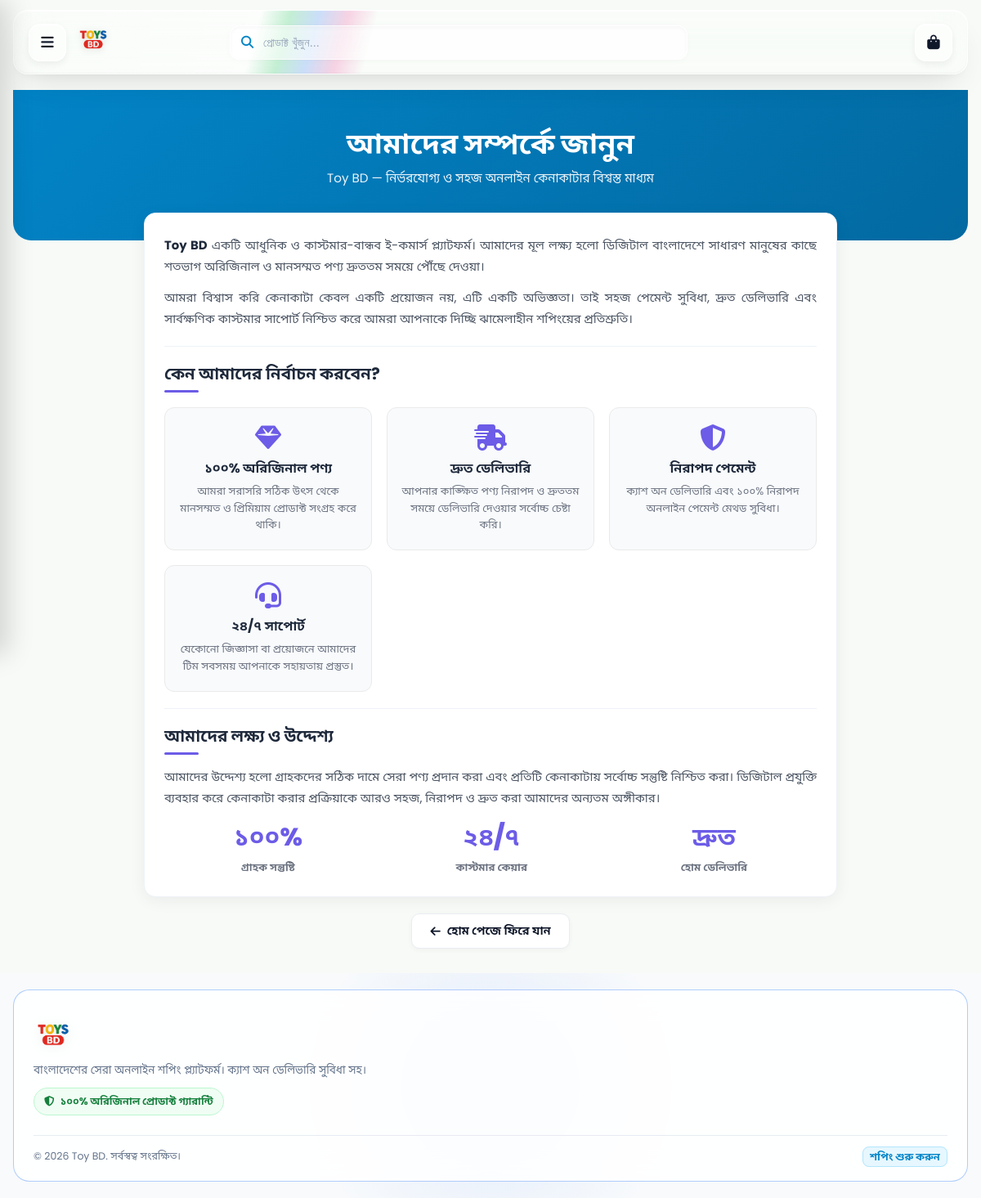
Page /about.php on the committed database.
### tables this page shows
CREATE TABLE `pages` (
  `id` int(11) NOT NULL AUTO_INCREMENT,
  `slug` varchar(60) NOT NULL,
  `title` varchar(200) NOT NULL,
  `content` longtext DEFAULT NULL,
  `meta_description` varchar(255) DEFAULT NULL,
  `active` tinyint(1) NOT NULL DEFAULT 1,
  `updated_at` timestamp NOT NULL DEFAULT current_timestamp() ON UPDATE current_timestamp(),
  PRIMARY KEY (`id`),
  UNIQUE KEY `uniq_slug` (`slug`)
);

### about.php (called while the page is built, shortened)
<?php
require_once __DIR__.'/includes/config.php';
require_once __DIR__.'/includes/render_page.php';
render_static_page(
  'about',
  'আমাদের সম্পর্কে জানুন',
  '<p class="pg-text">কনটেন্ট এখনো যোগ করা হয়নি।</p>'
);

### includes/config.php (called while the page is built, shortened)
<?php
function get_pdo(){
  static $pdo=null;
  if($pdo===null){
    $dsn='mysql:host='.DB_HOST.';port='.DB_PORT.';dbname='.DB_NAME.';charset=utf8mb4';
    $pdo=new PDO($dsn, DB_USER, DB_PASS, [
      PDO::ATTR_ERRMODE=>PDO::ERRMODE_EXCEPTION,
      PDO::ATTR_DEFAULT_FETCH_MODE=>PDO::FETCH_ASSOC,
    ]);
    $pdo->exec("SET time_zone = '+06:00'");
  }
  return $pdo;
}
function h($s){ return htmlspecialchars(is_scalar($s) ? (string)$s : '', ENT_QUOTES, 'UTF-8'); }
function setting($key, $default=''){
  static $pdo = null; if ($pdo === null) $pdo = get_pdo();
  $stm = $pdo->prepare("SELECT value FROM settings WHERE `key`=? LIMIT 1");
  $stm->execute([$key]);
  $row = $stm->fetch();
  return $row ? $row['value'] : $default;
}
?>

### includes/render_page.php (the view)
<?php
require_once __DIR__.'/config.php';
function render_static_page(string $slug, string $fallbackTitle, string $fallbackBody, array $opts = []): void {
  $pdo = get_pdo();
  $storeName = setting('store_name', APP_NAME) ?: APP_NAME;
  $placeholders = [
    '{STORE}'        => $storeName,
    '{{store_name}}' => $storeName,
    '{STORE_NAME}'   => $storeName,
    '{PHONE}'        => (string)setting('store_phone', ''),
    '{{store_phone}}'=> (string)setting('store_phone', ''),
    '{EMAIL}'        => (string)setting('store_email', ''),
    '{{store_email}}'=> (string)setting('store_email', ''),
    '{ADDRESS}'      => (string)setting('store_address', ''),
    '{{store_address}}' => (string)setting('store_address', ''),
    '{YEAR}'         => date('Y'),
  ];
  $page = null;
  try {
    $stm = $pdo->prepare("SELECT * FROM pages WHERE slug=? AND active=1 LIMIT 1");
    $stm->execute([$slug]);
    $page = $stm->fetch();
  } catch (Throwable $e) {}
  $title   = trim((string)($page['title'] ?? '')) ?: $fallbackTitle;
  $content = trim((string)($page['content'] ?? '')) !== '' ? (string)$page['content'] : $fallbackBody;
  $title   = strtr($title, $placeholders);
  $content = strtr($content, $placeholders);
  $heroSub  = $opts['hero_sub'] ?? '';
  if ($heroSub === '') $heroSub = trim((string)($page['meta_description'] ?? ''));
  $heroSub  = strtr($heroSub, $placeholders);
  $narrow   = $opts['narrow']       ?? true;
  $showBack = $opts['show_back']    ?? true;
  include __DIR__.'/partials_header.php';
  ?>
  <section class="pg-hero">
    <h1><?php echo h($title); ?></h1>
    <?php if ($heroSub !== ''): ?><p><?php echo h($heroSub); ?></p><?php endif; ?>
  </section>
  <div class="pg-wrap<?php echo $narrow ? ' pg-narrow' : ''; ?>">
    <div class="pg-card">
      <?php
      $safe = strip_tags($content, '<p><br><b><strong><i><em><u><h2><h3><h4><ul><ol><li><a><img><table><thead><tbody><tr><th><td><th><blockquote><span><div><hr>');
      $safe = preg_replace('/\son\w+\s*=\s*("[^"]*"|\'[^\']*\'|[^\s>]+)/i', '', $safe);
      $safe = preg_replace('/\s(href|src)\s*=\s*(["\'])\s*javascript:[^"\']*\2/i', ' $1="#"', $safe);
      echo $safe;
      ?>
    </div>
    <?php if ($showBack): ?>
      <div class="pg-back">
        <a class="btn-pill ghost" href="<?php echo BASE_URL; ?>/index.php">
          <i class="fa-solid fa-arrow-left"></i> হোম পেজে ফিরে যান
        </a>
      </div>
    <?php endif; ?>
  </div>
  <?php
  include __DIR__.'/partials_footer.php';
}

### assets/css/theme.css (style rules this page uses)
:root { --primary-purple:#0284c7; --primary-dark:#0369a1; --accent-orange:#ff7043; --success-green:#2e7d32; --brand-blue:#0284c7; --brand-blue-dark:#0369a1; --bg-light:#f7faf7; --card-bg:#ffffff; --text-main:#0f172a; --text-muted:#64748b; --border-color:#e9edf2; --shadow-soft:0 20px 40px -15px rgba(0,0,0,.12); --shadow-card:0 4px 12px rgba(0,0,0,.05); --radius-lg:20px; --radius-md:14px; --radius-sm:8px; --header-h:64px; --bottom-nav-h:64px; }
*,*::before,*::after { box-sizing:border-box }
html { -webkit-text-size-adjust:100%;scroll-behavior:smooth;overflow-x:hidden;overflow-x:clip }
body { margin:0; font-family:'Poppins','Hind Siliguri',system-ui,-apple-system,'Segoe UI',sans-serif; background:var(--bg-light); color:var(--text-main); line-height:1.5; padding-bottom:calc(var(--bottom-nav-h) + env(safe-area-inset-bottom,0px)); }
@media (min-width:768px) { body { padding-bottom:0 } }
a { text-decoration:none;color:inherit }
h1,h2,h3,h4,h5,h6,p { margin:0 }
.btn-pill { display:inline-flex;align-items:center;justify-content:center;gap:8px; padding:10px 22px;border-radius:10px;border:0;cursor:pointer; font-size:.88rem;font-weight:600;color:#fff;background:var(--primary-purple); transition:transform .2s ease,filter .2s ease,box-shadow .2s ease;text-align:center; box-shadow:0 4px 12px rgba(2,132,199,.18); }
.btn-pill.ghost { background:#fff;color:var(--text-main);border:1px solid var(--border-color);box-shadow:0 2px 6px rgba(0,0,0,.04) }

### assets/css/components.css (style rules this page uses)
:root { --shell-max:1240px; --shell-pad:clamp(14px,3.2vw,26px); }
.pg-hero { width:100%;max-width:var(--shell-max);box-sizing:border-box; margin:0 auto 0;padding:44px var(--shell-pad) 64px; background:linear-gradient(135deg,#0284c7 0%,#0369a1 100%); color:#fff;text-align:center;border-radius:0 0 22px 22px; }
.pg-hero h1 { font-size:clamp(1.5rem,3.4vw,2.2rem);font-weight:800;margin:0 0 8px;line-height:1.25 }
.pg-hero p { font-size:.95rem;opacity:.92;max-width:600px;margin:0 auto;line-height:1.6 }
.pg-wrap { width:100%;max-width:var(--shell-max);box-sizing:border-box; margin:-34px auto 30px;padding:0 var(--shell-pad); }
.pg-narrow { max-width:900px }
.pg-card { background:#fff;border-radius:14px;padding:26px 24px; box-shadow:0 4px 20px rgba(0,0,0,.06);margin-bottom:20px; border:1px solid #eef2f7; }
.pg-title { font-size:1.25rem;color:#1e293b;margin:0 0 14px;padding-bottom:9px; position:relative;font-weight:700;line-height:1.35; }
.pg-title::after { content:'';position:absolute;left:0;bottom:0;width:42px;height:3px; background:var(--brand-blue);border-radius:2px; }
.pg-text { font-size:.93rem;color:#4b5563;line-height:1.75;margin:0 0 12px;text-align:justify;word-break:break-word }
.pg-text strong { color:#1e293b }
.pg-divider { border:0;border-top:1px solid #eef2f7;margin:20px 0 }
.pg-features { display:grid;grid-template-columns:repeat(auto-fit,minmax(210px,1fr));gap:18px;margin-top:18px }
.pg-feature { background:#f8fafc;border:1px solid #eaeaea;border-radius:12px; padding:20px 16px;text-align:center;transition:transform .28s ease,box-shadow .28s ease; }
.pg-feature i { font-size:2rem;color:var(--brand-blue);margin-bottom:10px;display:block }
.pg-feature h4 { font-size:1rem;color:#1e293b;margin:0 0 6px;font-weight:700 }
.pg-feature p { font-size:.82rem;color:#6b7280;line-height:1.55;margin:0 }
.pg-stats { display:flex;justify-content:space-around;flex-wrap:wrap;gap:18px;text-align:center }
.pg-stat h2 { font-size:1.9rem;color:var(--brand-blue);font-weight:800;margin:0 }
.pg-stat p { font-size:.8rem;color:#6b7280;font-weight:600;margin:4px 0 0 }
.pg-back { text-align:center;margin:8px 0 26px }

### rows in the picture
pages: title "আমাদের সম্পর্কে জানুন", meta_description "Toy BD — নির্ভরযোগ্য ও সহজ অনলাইন কেনাকাটার বিশ্বস্ত মাধ্যম", content "Toy BD একটি আধুনিক ও কাস্টমার-বান্ধব ই-কমার্স প্ল্যাটফর্ম। আমাদের মূল লক্ষ্য হলো ডিজিটাল বাংলাদেশে সাধারণ মানুষের কাছে শতভাগ অরিজিনাল ও মানসম্মত পণ্য দ্রুততম সময়ে পৌঁছে দেওয়া। আমরা বিশ্বাস করি কেনাকাটা কেবল একটি প্রয়োজন নয়, এটি একটি অভিজ্ঞতা। তাই সহজ পেমেন্ট সুবিধা, দ্রুত ডেলিভারি এবং সার্বক্ষণিক কাস্টমার সাপোর্ট নিশ্চিত করে আমরা আপনাকে দিচ্ছি ঝামেলাহীন শপিংয়ের প্রতিশ্রুতি। কেন আমাদের নির্বাচন করবেন? ১০০% অরিজিনাল পণ্য আমরা সরাসরি সঠিক উৎস থেকে মানসম্মত ও প্রিমিয়াম প্রোডাক্ট সংগ্রহ করে থাকি। দ্রুত ডেলিভারি আপনার কাঙ্ক্ষিত পণ্য নিরাপদ ও দ্রুততম সময়ে ডেলিভারি দেওয়ার সর্বোচ্চ চেষ্টা করি। নিরাপদ পেমেন্ট ক্যাশ অন ডেলিভারি এবং ১০০% নিরাপদ অনলাইন পেমেন্ট মেথড সুবিধা। ২৪/৭ সাপোর্ট যেকোনো…"

### other values in the picture
mb_substr($about, 0, 140) "বাংলাদেশের সেরা অনলাইন শপিং প্ল্যাটফর্ম। ক্যাশ অন ডেলিভারি সুবিধা সহ।"
$store_name "Toy BD"
